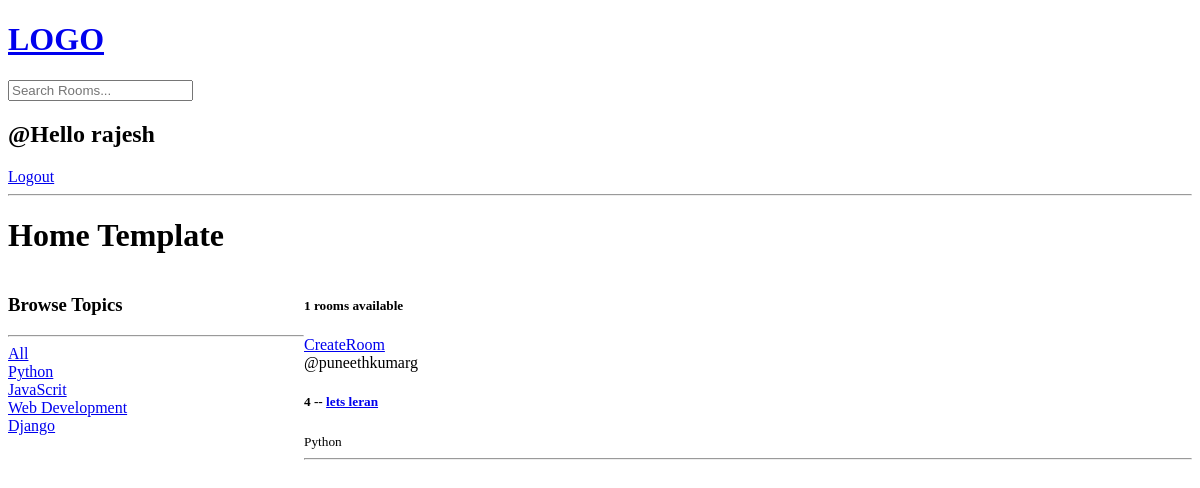
The page / (signed in) on the database as committed earlier.
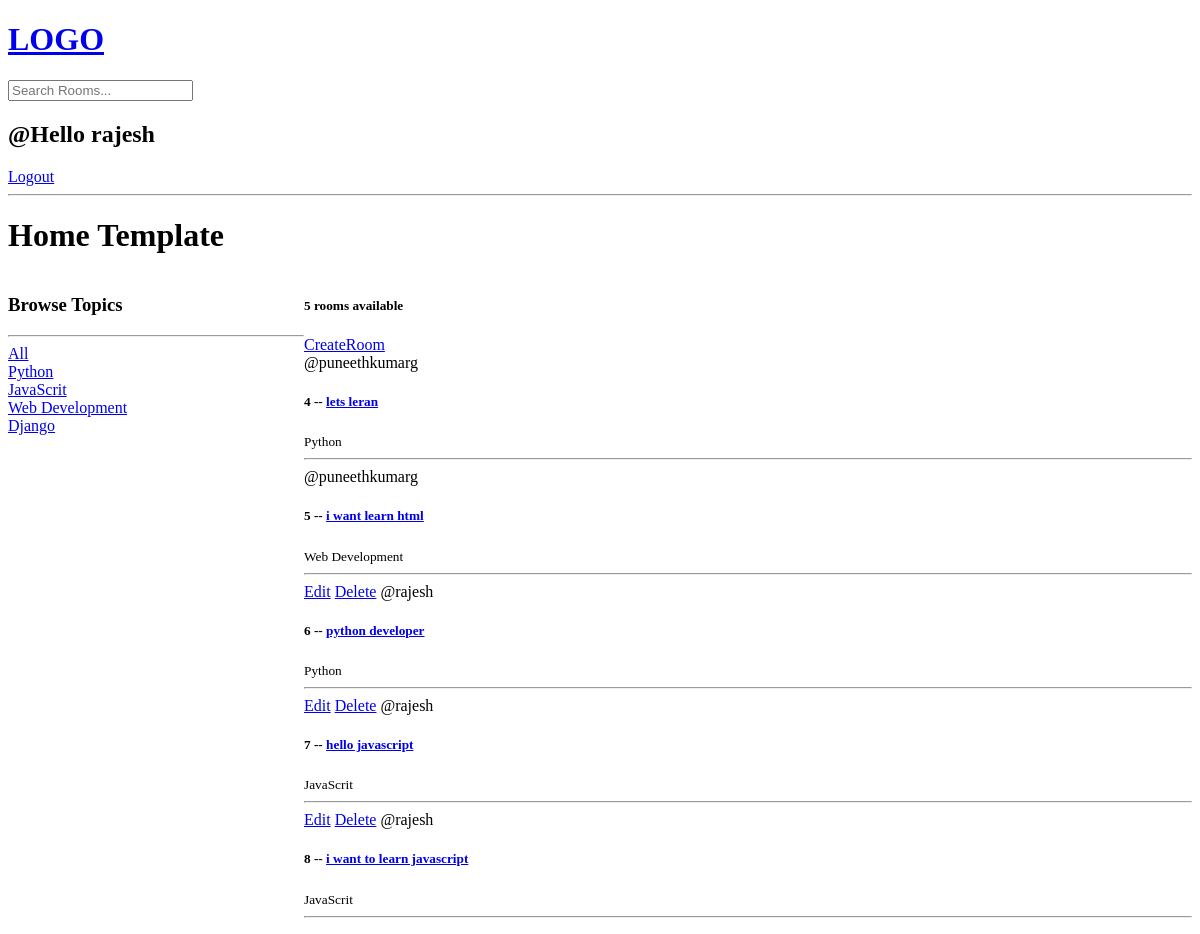
The same page on the database as committed later.
### base/models.py (models this page shows, shortened)
class Topic(models.Model):
    name = models.CharField(max_length=200)
    def __str__(self) -> str:
        return self.name

class Room(models.Model):
    host = models.ForeignKey(User,on_delete=models.SET_NULL,null=True)
    topic = models.ForeignKey('Topic',on_delete=models.SET_NULL,null=True)
    name = models.CharField(max_length=280)
    description = models.TextField(null=True, blank=True)
    updated = models.DateTimeField(auto_now=True)
    created = models.DateTimeField(auto_now_add=True)
    class Meta:
        ordering = ['created','updated']

### base/views.py (the view)
# urls.py: path('',views.home,name="home"),
def home(request):
    q = request.GET.get('q') if request.GET.get('q') != None else ''
    rooms  = Room.objects.filter(
        Q(topic__name__icontains = q)|
        Q(name__icontains = q)|
        Q(host__username__icontains = q)|
        Q(description__icontains = q)
        )
    topics = Topic.objects.all()
    rooms_count = rooms .count()
    context = {
        "rooms":rooms,
        "topics":topics,
        "rooms_count":rooms_count,
        }
    return render(request,'base/home.html',context)

### base/templates/base/home.html (shortened to what this page needs)
{% extends "main.html" %} {% block content %}
<h1>Home Template</h1>
<div class="home-container">
  <div>
    <h3>Browse Topics</h3>
    <hr />
    <div>
      <a href="{% url 'home' %}">All</a>
    </div>
    {% for topic in topics%}
    <div><a href="{% url 'home'%}?q={{topic.name}}">{{topic}}</a></div>
    {% endfor %}
  </div>
  <div>
    <h5>{{rooms_count}} rooms available</h5>
    <a href="{% url 'createRoom' %}">CreateRoom</a>
    <div>
      {% for room in rooms %}
      <div>
        {% if request.user == room.host%}
        <a href="{% url 'updateRoom' room.id %}">Edit</a>
        <a href="{% url 'deleteRoom' room.id%}">Delete</a>
        {% endif %}
        <span>@{{ room.host.username }}</span>
        <h5>
          {{room.id}} -- <a href="{% url 'room' room.id %}"> {{room.name}}</a>
        </h5>
        <small>{{room.topic.name}}</small>
        <hr />
      </div>
      {% endfor %}
    </div>
  </div>
</div>
{% endblock content %}

Rows that differ between the two databases and show on the page:
added Room: host.username "puneethkumarg", id "5", name "i want learn html", topic.name "Web Development"
added Room: shows "Edit", host.username "rajesh", id "6", name "python developer", topic.name "Python"
added Room: shows "Edit", host.username "rajesh", id "7", name "hello javascript", topic.name "JavaScrit"
added Room: shows "Edit", host.username "rajesh", id "8", name "i want to learn javascript", topic.name "JavaScrit"
Other text that changed with them:
{{ rooms_count }}: "1" → "5"
